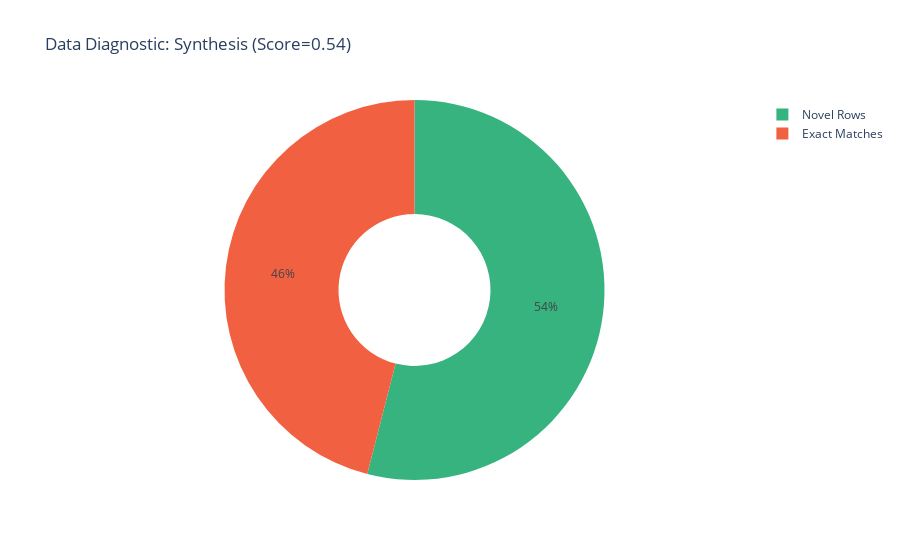

Here is the notebook cell this chart was saved with:
### Code cell
fig = synthesis.get_visualization()
fig.show()

### Figure 1 — Plotly figure (JSON) as saved in the notebook; plotly's stock layout.template omitted (floating-point values rounded to 4 significant figures)
{"data": [{"customdata": [["Exact Matches"], ["Novel Rows"]], "domain": {"x": [0, 1], "y": [0, 1]}, "hole": 0.4, "hovertemplate": "<b>%{label}</b><br>%{value} rows", "labels": ["Exact Matches", "Novel Rows"], "legendgroup": "", "marker": {"colors": ["#F16141", "#36B37E"]}, "name": "", "showlegend": true, "type": "pie", "values": [46, 54]}], "layout": {"legend": {"tracegroupgap": 0}, "title": {"text": "Data Diagnostic: Synthesis (Score=0.54)"}}}
